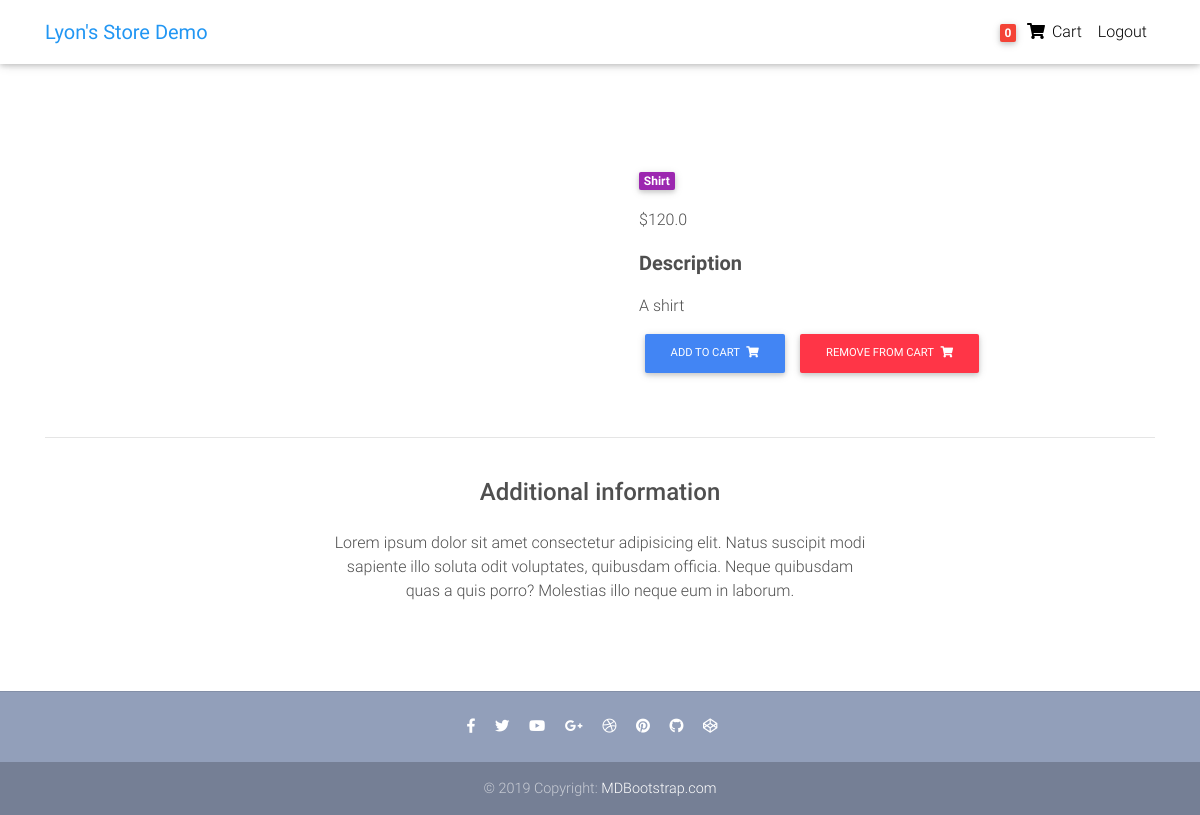
Page /product/test-product1/ (signed in) on the committed database.
### core/models.py (models this page shows, shortened)
class Item(models.Model):
    title = models.CharField(max_length=100)
    category = models.CharField(choices=CATEGORY_CHOICES, max_length=2)
    label = models.CharField(choices=LABEL_CHOICES, max_length=1)
    price = models.FloatField()
    discount_price = models.FloatField(blank=True, null=True)
    slug = models.SlugField()
    description = models.TextField()
    image = models.ImageField()
    def get_add_to_cart_url(self):
        return reverse("core:add-to-cart", kwargs={"slug": self.slug})
    def get_remove_from_cart_url(self):
        return reverse("core:remove-from-cart", kwargs={"slug": self.slug})

### core/views.py (the view)
# urls.py: path('product/<slug>/', ProductDetail.as_view(), name='product'),
class ProductDetail(DetailView):
    template_name = 'core/product-page.html'
    model = Item

### core/templatetags/cart_template_tags.py (called while the page is built)
@register.filter
def count_item_count(user):
    if user.is_authenticated:
        qs = Order.objects.filter(user=user, ordered=False)
        if qs.exists():
            return qs[0].items.count()
    return 0

### templates/core/product-page.html (shortened to what this page needs)
{% extends 'core/base.html' %} {% load static %} {% block content %}
<main class="mt-5 pt-4">
    <div class="container dark-grey-text mt-5">
        <div class="row wow fadeIn">
            <div class="col-md-6 mb-4">
            </div>
            <div class="col-md-6 mb-4">
                <div class="p-4">
                    <div class="mb-3">
                        <a href="">
                            <span class="badge purple mr-1">{{ object.get_category_display }}</span>
                        </a>
                    </div>
                    {% if object.discount_price %}
                    <p class="lead">
                        <span class="mr-1">
                            <del>${{ object.price }}</del>
                        </span>
                        <span>
                            ${{ object.discount_price }}
                        </span> {% else %}
                        <span>${{ object.price }}</span>
                    {% endif %}
                    <p class="lead font-weight-bold">Description</p>
                    <p>{{ object.description }}</p>
                    <a href="{{ object.get_add_to_cart_url}}" class="btn btn-primary btn-md my-0 p">Add to cart
                <i class="fas fa-shopping-cart ml-1"></i>
              </a>
                    <a href="{{ object.get_remove_from_cart_url}}" class="btn btn-danger btn-md my-0 p">Remove from cart
                <i class="fas fa-shopping-cart ml-1"></i>
              </a>
                </div>
            </div>
        </div>
        <hr>
        <div class="row d-flex justify-content-center wow fadeIn">
            <div class="col-md-6 text-center">
                <h4 class="my-4 h4">Additional information</h4>
                <p>Lorem ipsum dolor sit amet consectetur adipisicing elit. Natus suscipit modi sapiente illo soluta odit voluptates, quibusdam officia. Neque quibusdam quas a quis porro? Molestias illo neque eum in laborum.</p>
            </div>
        </div>
        <div class="row wow fadeIn">
            <div class="col-lg-4 col-md-12 mb-4">
            </div>
            <div class="col-lg-4 col-md-6 mb-4">
            </div>
            <div class="col-lg-4 col-md-6 mb-4">
            </div>
        </div>
    </div>
</main>
{% endblock content %}

### templates/core/nav.html (shortened to what this page needs)
{% load static %} {% load cart_template_tags %}
<nav class="navbar fixed-top navbar-expand-lg navbar-light white scrolling-navbar">
    <div class="container">
        <a class="navbar-brand waves-effect" href="{% url 'core:home' %}">
            <strong class="blue-text">Lyon's Store Demo</strong>
        </a>
        <div class="collapse navbar-collapse" id="navbarSupportedContent">
            <ul class="navbar-nav nav-flex-icons">
                {% if request.user.is_authenticated %}
                <li class="nav-item">
                    <a class="nav-link waves-effect" href="{% url 'core:order-summary' %}">
                        <span class="badge red z-depth-1 mr-1"> {{ request.user|count_item_count }} </span>
                        <i class="fas fa-shopping-cart"></i>
                        <span class="clearfix d-none d-sm-inline-block"> Cart </span>
                    </a>
                </li>
                <li class="nav-item">
                    <a class="nav-link waves-effect" href="{% url 'account_logout' %}">
                        <span class="clearfix d-none d-sm-inline-block"> Logout </span>
                    </a>
                </li>
                {% endif %}
            </ul>
        </div>
    </div>
</nav>

### templates/core/header.html (style rules this page uses)
html, body, header, .carousel { height: 60vh; }

### rows in the picture
Item: category "Shirt", price "120.0", description "A shirt"

### other values in the picture
{{ request.user|count_item_count }} "0"
